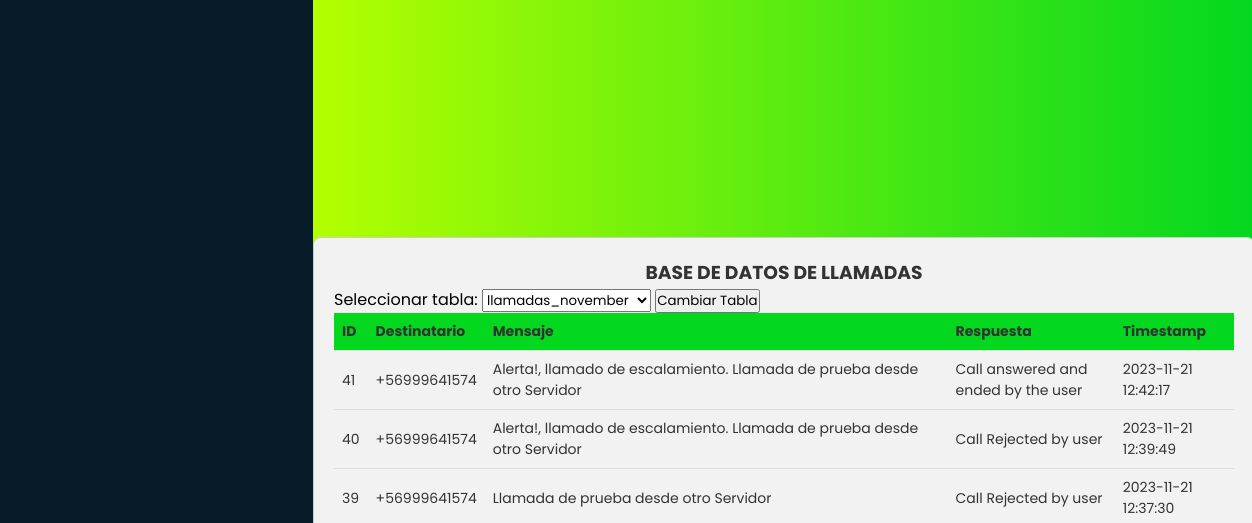
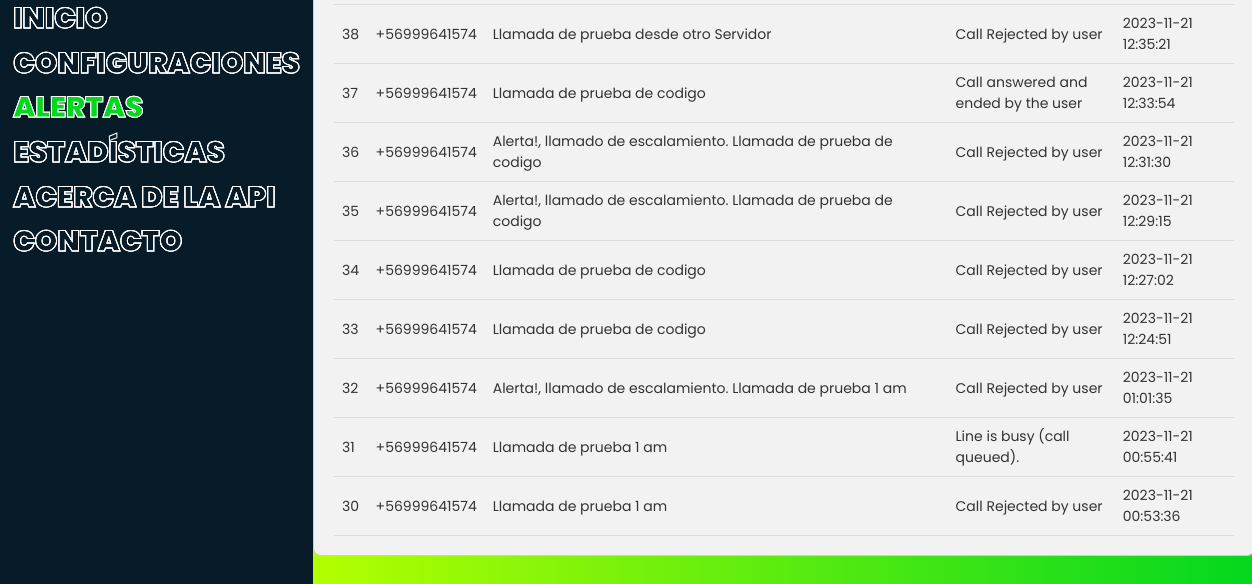
/ALERTAS (lower part), run on an earlier commit of the app's database (2 pictures, top to bottom).
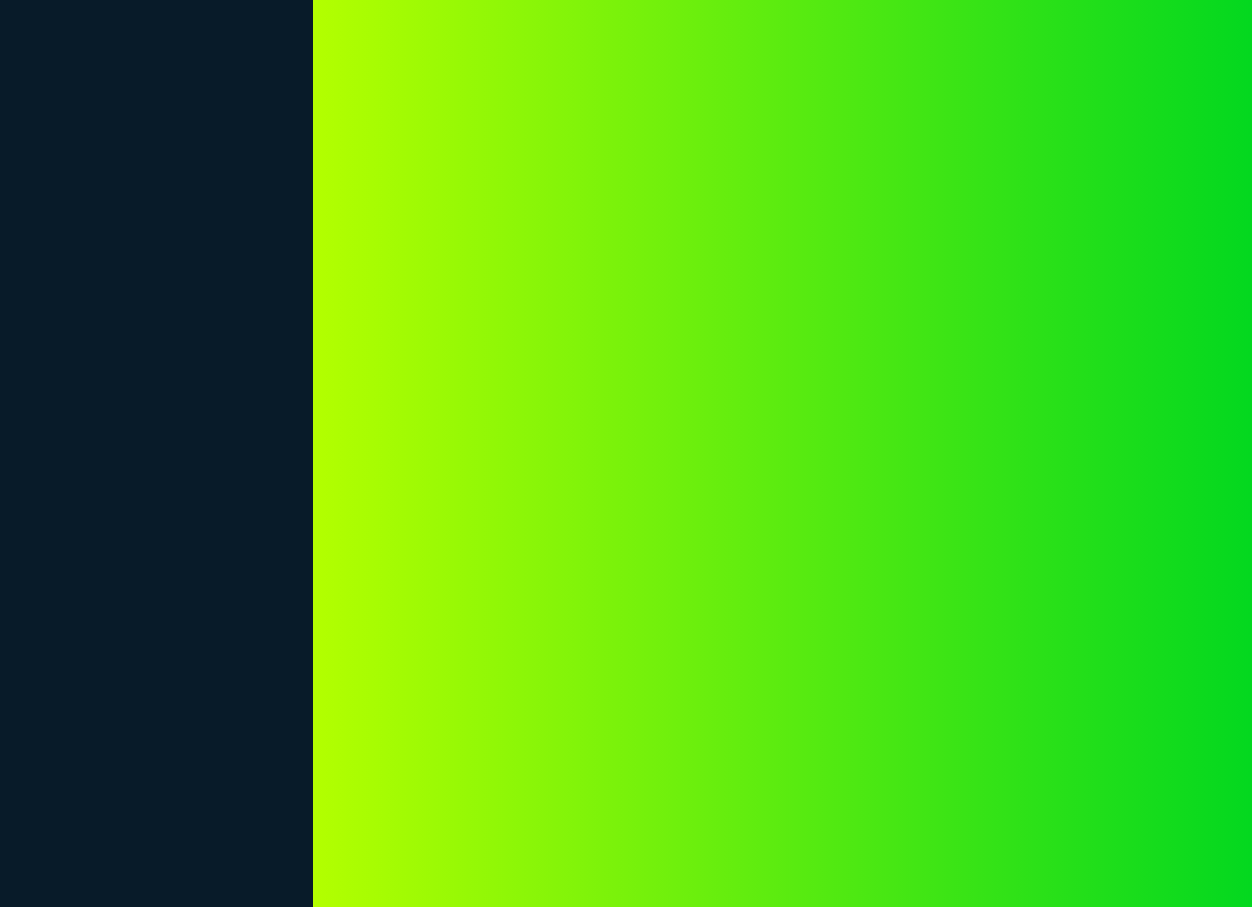
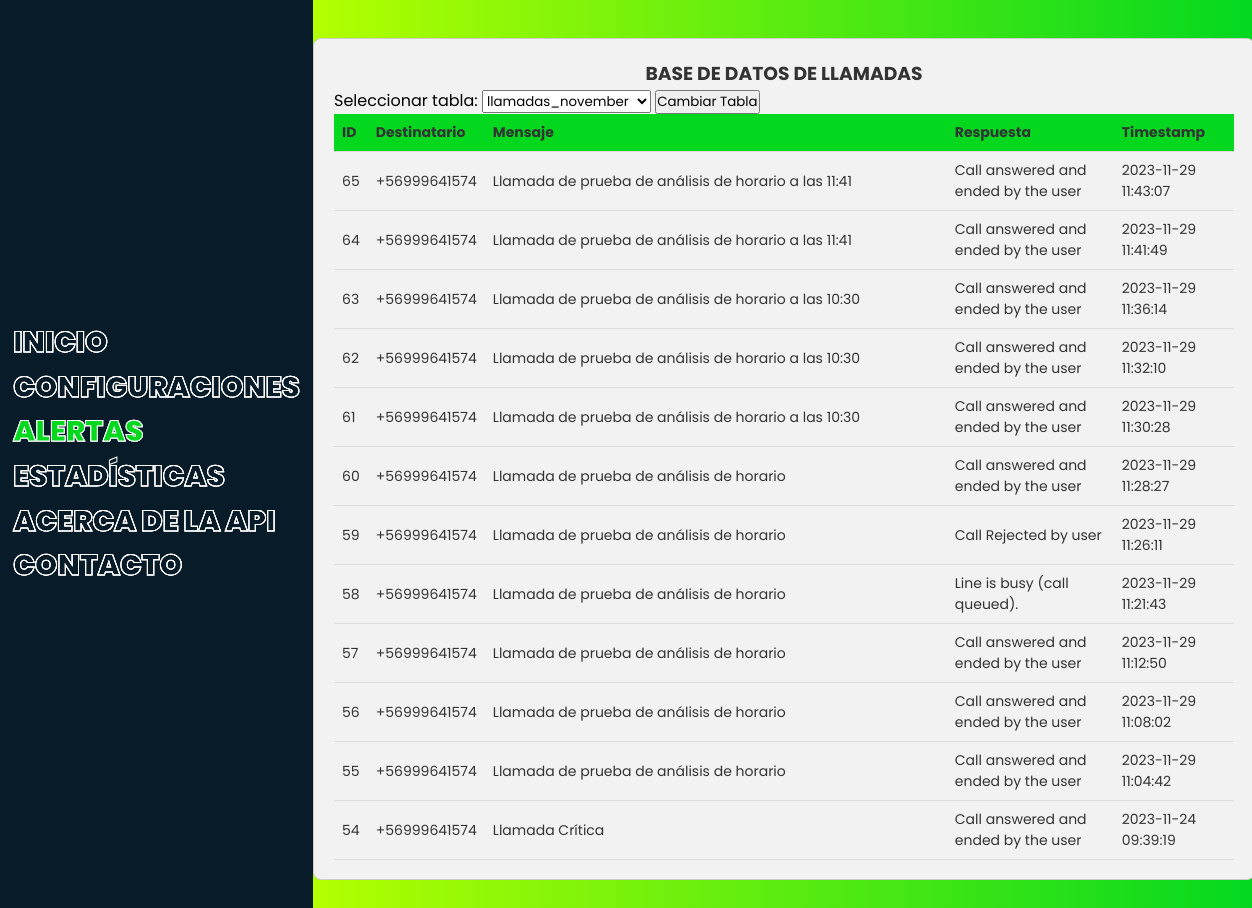
And on a later commit of the database (2 pictures, top to bottom).
### tables this page shows
CREATE TABLE llamadas_november (
            id INTEGER PRIMARY KEY AUTOINCREMENT,
            destinatario TEXT,
            mensaje TEXT,
            respuesta TEXT,
            timestamp DATETIME
        );

### webapp2.py (the view)
@app.route('/ALERTAS', methods=['GET', 'POST'])
def mostrar_llamadas():
    tablas = get_lista_tablas()
    if request.method == 'POST':
        tabla_seleccionada = request.form['tabla']
        llamadas = obtener_llamadas(tabla_seleccionada)
        return render_template('alertas.html', llamadas=llamadas, tablas=tablas, tabla_seleccionada=tabla_seleccionada)
    tabla_default = 'llamadas_november'  # Cambia esto según tu necesidad
    llamadas = obtener_llamadas(tabla_default)
    return render_template('alertas.html', llamadas=llamadas, tablas=tablas, tabla_seleccionada=tabla_default)

### webapp2.py (called while the page is built)
def obtener_llamadas(tabla):
    conn = sqlite3.connect('llamadas.db')
    cursor = conn.cursor()
    cursor.execute(f"SELECT * FROM {tabla} ORDER BY id DESC")
    llamadas = cursor.fetchall()
    conn.close()
    return llamadas

def get_lista_tablas():
    conn = sqlite3.connect('llamadas.db')
    cursor = conn.cursor()
    cursor.execute("SELECT name FROM sqlite_master WHERE type='table' AND name LIKE 'llamadas_%'")
    tablas = [row[0] for row in cursor.fetchall()]
    conn.close()
    return tablas

### templates/alertas.html (shortened to what this page needs)
<!DOCTYPE html>
<html>
<head>
    <link rel="stylesheet" href="static/alertas.css">
</head>
<body>
    <main>
        <nav>
            <ul>
                <li><a href="/INICIO" data-text="INICIO">INICIO</a></li>
                <li><a href="/CONFIG" data-text="CONFIGURACIONES">CONFIGURACIONES</a></li>
                <li><a href="/ALERTAS" id="config-link"  data-text="ALERTAS">ALERTAS</a></li>
                <li><a href="/ESTADISTICAS" data-text="ESTADISTICAS">ESTADÍSTICAS</a></li>
                <li><a href="/ABOUTAPI" data-text="ACERCA DE LA API">ACERCA DE LA API</a></li>
                <li><a href="/CONTACTO" data-text="CONTACTO">CONTACTO</a></li>
            </ul>
        </nav>
        <section id="MAIN-BOX">
            <section id="BOX1">
                <h1>BASE DE DATOS DE LLAMADAS</h1>
                <form action="/ALERTAS" method="post">
                    <label for="tabla">Seleccionar tabla:</label>
                    <select id="tabla" name="tabla">
                        {% for tabla in tablas %}
                            {% if tabla == tabla_seleccionada %}
                                <option value="{{ tabla }}" selected>{{ tabla }}</option>
                            {% else %}
                                <option value="{{ tabla }}">{{ tabla }}</option>
                            {% endif %}
                        {% endfor %}
                    </select>
                    <input type="submit" value="Cambiar Tabla">
                </form>
                <div class="table-container">
                    <table class="styled-table">
                        <thead>
                            <tr>
                                <th>ID</th>
                                <th>Destinatario</th>
                                <th>Mensaje</th>
                                <th>Respuesta</th>
                                <th>Timestamp</th>
                            </tr>
                        </thead>
                        <tbody>
                            {% for llamada in llamadas %}
                            <tr>
                                <td>{{ llamada[0] }}</td>
                                <td>{{ llamada[1] }}</td>
                                <td>{{ llamada[2] }}</td>
                                <td>{{ llamada[3] }}</td>
                                <td>{{ llamada[4] }}</td>
                            </tr>
                            {% endfor %}
                        </tbody>
                    </table>
                </div>
            </section>
        </section>
    </main>
</body>
</html>

What changed in the data, as far as the page shows it:
no longer on this page (row unchanged): llamadas_november: id "41", destinatario "+56999641574", mensaje "Alerta!, llamado de escalamiento. Llamada de prueba desde otro Servidor", respuesta "Call answered and ended by the user", timestamp "2023-11-21 12:42:17"
no longer on this page (row unchanged): llamadas_november: id "40", destinatario "+56999641574", mensaje "Alerta!, llamado de escalamiento. Llamada de prueba desde otro Servidor", respuesta "Call Rejected by user", timestamp "2023-11-21 12:39:49"
no longer on this page (row unchanged): llamadas_november: id "39", destinatario "+56999641574", mensaje "Llamada de prueba desde otro Servidor", respuesta "Call Rejected by user", timestamp "2023-11-21 12:37:30"
no longer on this page (row unchanged): llamadas_november: id "38", destinatario "+56999641574", mensaje "Llamada de prueba desde otro Servidor", respuesta "Call Rejected by user", timestamp "2023-11-21 12:35:21"
no longer on this page (row unchanged): llamadas_november: id "37", destinatario "+56999641574", mensaje "Llamada de prueba de codigo", respuesta "Call answered and ended by the user", timestamp "2023-11-21 12:33:54"
no longer on this page (row unchanged): llamadas_november: id "36", destinatario "+56999641574", mensaje "Alerta!, llamado de escalamiento. Llamada de prueba de codigo", respuesta "Call Rejected by user", timestamp "2023-11-21 12:31:30"
no longer on this page (row unchanged): llamadas_november: id "35", destinatario "+56999641574", mensaje "Alerta!, llamado de escalamiento. Llamada de prueba de codigo", respuesta "Call Rejected by user", timestamp "2023-11-21 12:29:15"
no longer on this page (row unchanged): llamadas_november: id "34", destinatario "+56999641574", mensaje "Llamada de prueba de codigo", respuesta "Call Rejected by user", timestamp "2023-11-21 12:27:02"
no longer on this page (row unchanged): llamadas_november: id "33", destinatario "+56999641574", mensaje "Llamada de prueba de codigo", respuesta "Call Rejected by user", timestamp "2023-11-21 12:24:51"
no longer on this page (row unchanged): llamadas_november: id "32", destinatario "+56999641574", mensaje "Alerta!, llamado de escalamiento. Llamada de prueba 1 am", respuesta "Call Rejected by user", timestamp "2023-11-21 01:01:35"
no longer on this page (row unchanged): llamadas_november: id "31", destinatario "+56999641574", mensaje "Llamada de prueba 1 am", respuesta "Line is busy (call queued).", timestamp "2023-11-21 00:55:41"
no longer on this page (row unchanged): llamadas_november: id "30", destinatario "+56999641574", mensaje "Llamada de prueba 1 am", respuesta "Call Rejected by user", timestamp "2023-11-21 00:53:36"
added llamadas_november: id "65", destinatario "+56999641574", mensaje "Llamada de prueba de análisis de horario a las 11:41", respuesta "Call answered and ended by the user", timestamp "2023-11-29 11:43:07"
added llamadas_november: id "64", destinatario "+56999641574", mensaje "Llamada de prueba de análisis de horario a las 11:41", respuesta "Call answered and ended by the user", timestamp "2023-11-29 11:41:49"
added llamadas_november: id "63", destinatario "+56999641574", mensaje "Llamada de prueba de análisis de horario a las 10:30", respuesta "Call answered and ended by the user", timestamp "2023-11-29 11:36:14"
added llamadas_november: id "62", destinatario "+56999641574", mensaje "Llamada de prueba de análisis de horario a las 10:30", respuesta "Call answered and ended by the user", timestamp "2023-11-29 11:32:10"
added llamadas_november: id "61", destinatario "+56999641574", mensaje "Llamada de prueba de análisis de horario a las 10:30", respuesta "Call answered and ended by the user", timestamp "2023-11-29 11:30:28"
added llamadas_november: id "60", destinatario "+56999641574", mensaje "Llamada de prueba de análisis de horario", respuesta "Call answered and ended by the user", timestamp "2023-11-29 11:28:27"
added llamadas_november: id "59", destinatario "+56999641574", mensaje "Llamada de prueba de análisis de horario", respuesta "Call Rejected by user", timestamp "2023-11-29 11:26:11"
added llamadas_november: id "58", destinatario "+56999641574", mensaje "Llamada de prueba de análisis de horario", respuesta "Line is busy (call queued).", timestamp "2023-11-29 11:21:43"
added llamadas_november: id "57", destinatario "+56999641574", mensaje "Llamada de prueba de análisis de horario", respuesta "Call answered and ended by the user", timestamp "2023-11-29 11:12:50"
added llamadas_november: id "56", destinatario "+56999641574", mensaje "Llamada de prueba de análisis de horario", respuesta "Call answered and ended by the user", timestamp "2023-11-29 11:08:02"
added llamadas_november: id "55", destinatario "+56999641574", mensaje "Llamada de prueba de análisis de horario", respuesta "Call answered and ended by the user", timestamp "2023-11-29 11:04:42"
added llamadas_november: id "54", destinatario "+56999641574", mensaje "Llamada Crítica", respuesta "Call answered and ended by the user", timestamp "2023-11-24 09:39:19"
